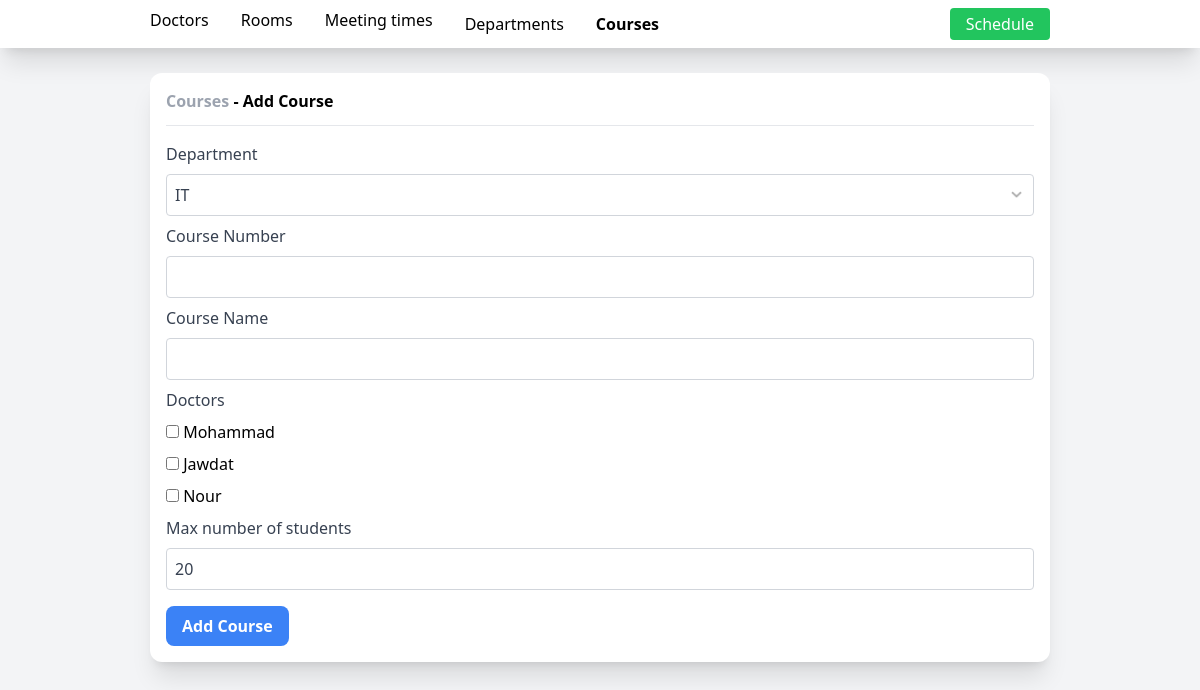
The app's page /courses/create with its own data.
### tables this page shows
CREATE TABLE "instructors" (
	"id"	INTEGER,
	"name"	text NOT NULL,
	PRIMARY KEY("id" AUTOINCREMENT)
);

### main.py (the view)
    @app.route('/courses/create')
    def createCourse():
        doctors = AllInstructors()
        departments = AllDepartments()
        return render_template('add-course.html', doctors=doctors, departments=departments)

### department.py (called while the page is built)
def AllDepartments():
    import sqlite3
    con = sqlite3.connect('class-scheduler.db')
    cur = con.cursor()
    cur.execute('SELECT * FROM departments')
    departments = []
    for row in cur:
        departments.append(Department(id=row[0], name=row[1]))
    return departments

    def get_name(self):
        return self._name

    def get_id(self):
        return self._id

### instructor.py (called while the page is built)
def AllInstructors():
    import sqlite3
    con = sqlite3.connect('class-scheduler.db')
    cur = con.cursor()
    cur.execute('SELECT * FROM instructors')
    instructors = []
    for row in cur:
        instructors.append(Instructor(row[0], row[1]))
    return instructors

    def get_id(self):
        return self._id

    def get_name(self):
        return self._name

### templates/add-course.html (shortened to what this page needs)
<!DOCTYPE html>
<html lang="en">
<head>
    <link rel="stylesheet" href="{{url_for('style')}}">
</head>
<body class="bg-gray-100">
    <nav class="bg-white shadow-xl w-full py-2 px-[150px]">
        <div class="flex gap-8 w-full">
            <a href="{{url_for('doctorsIndex')}}" class="hover:scale-105 hover:font-bold transition-all">Doctors</a>
            <a href="{{url_for('roomsIndex')}}" class="hover:scale-105 hover:font-bold transition-all">Rooms</a>
            <a href="{{url_for('meetingTimesIndex')}}" class="hover:scale-105 hover:font-bold transition-all">Meeting
                times</a>
            <a href="{{url_for('departmentsIndex')}}"
                class="hover:scale-105 hover:font-bold transition-all my-auto ">Departments</a>
            <a href="{{url_for('coursesIndex')}}"
                class="hover:scale-105 hover:font-bold transition-all my-auto font-bold">Courses</a>
            <a href="{{url_for('scheduleIndex')}}" class="hover:scale-105 hover:font-bold transition-all my-auto text-white bg-green-500 rounded hover:shadow-lg px-4 py-1 justify-self-end ml-auto">Schedule</a>
        </div>
    </nav>
    <main class="py-[25px] px-[150px] ">
        <div class="bg-white rounded-xl shadow-xl w-full p-4">
            <div class="flex w-full justify-between">
                <h1 class="font-bold my-auto">
                    <a class="text-gray-400" href="{{url_for('coursesIndex')}}">Courses</a> - Add Course
                </h1>
            </div>
            <hr class="mt-3">
            <form action="{{url_for('storeCourse')}}" class="mt-4" method="POST">
                <div class="">
                    <label for="department_id" class="form-label">Department</label>
                    <select name="department_id" id="department_id" class="form-select">
                        <optgroup label="Departments">
                            {% for department in departments %}
                            <option value="{{department.get_id()}}">{{department.get_name()}}</option>
                            {% endfor %}
                        </optgroup>
                    </select>
                </div>
                <div class=" mt-2">
                    <label for="number" class="form-label">Course Number</label>
                    <input type="text" name="number" id="number" class="form-input" required>
                </div>
                <div class=" mt-2">
                    <label for="name" class="form-label">Course Name</label>
                    <input type="text" name="name" id="name" class="form-input" required>
                </div>
                <div class=" mt-2" id="doctors">
                    <label class="form-label">Doctors</label>
                    <div class="flex flex-col gap-2 mb-2">
                        {% for doctor in doctors %}
                        <label>
                            <input type="checkbox" name="doctor_id[]" id="doctor_id[]" value="{{doctor.get_id()}}">
                            {{doctor.get_name()}}
                        </label>
                        {% endfor %}
                    </div>
                </div>
                <div class="mt-2">
                    <label for="max_number_of_students" class="form-label">Max number of students</label>
                    <input type="number" name="max_number_of_students" id="max_number_of_students" value="20"
                        class="form-input" required>
                </div>
                <div class="mt-4">
                    <button class="bg-blue-500 text-white font-bold py-2 px-4 rounded-lg" type="submit">Add
                        Course</button>
                </div>
            </form>
        </div>
    </main>
</body>
</html>

### records on screen
instructors: get_name "Mohammad"
instructors: get_name "Jawdat"
instructors: get_name "Nour"

### other values on screen
form field department_id "IT"
